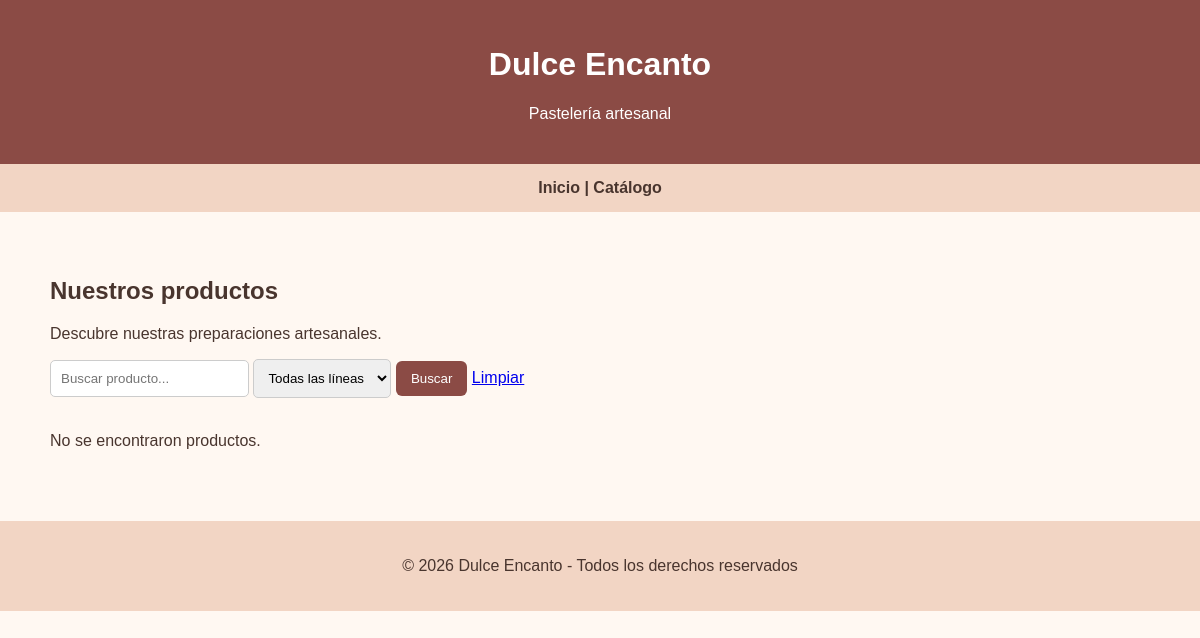
/, run on an earlier commit of the app's database.
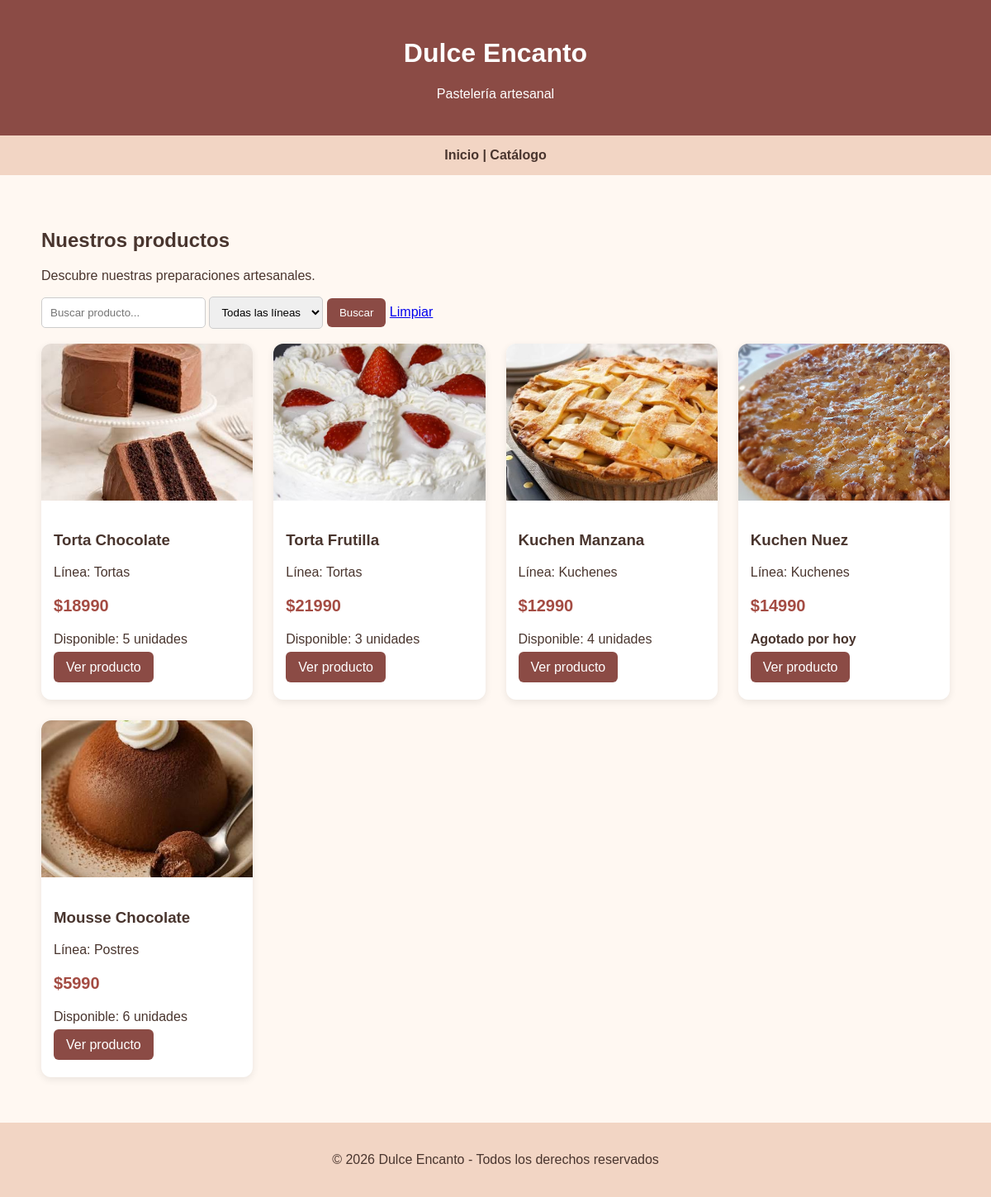
And on a later commit of the database.
### pasteleria/models.py (models this page shows, shortened)
class Producto(models.Model):
    linea = models.ForeignKey(Linea, on_delete=models.CASCADE, related_name='productos')
    nombre = models.CharField(max_length=150)
    descripcion = models.TextField()
    imagen = models.ImageField(upload_to='productos/')
    precio = models.DecimalField(max_digits=10, decimal_places=0)
    porciones = models.PositiveIntegerField()
    apto_celiacos = models.BooleanField(default=False)
    stock = models.PositiveIntegerField(default=0)
    disponible = models.BooleanField(default=True)

class Linea(models.Model):
    nombre = models.CharField(max_length=100, unique=True)

### pasteleria/views.py (the view)
# urls.py: path('', views.catalogo, name='catalogo'),
def catalogo(request):
    productos = Producto.objects.filter(
        disponible=True
    ).select_related('linea')
    busqueda = request.GET.get('q', '').strip()
    linea_id = request.GET.get('linea', '').strip()
    if busqueda:
        productos = productos.filter(
            nombre__icontains=busqueda
        )
    if linea_id:
        productos = productos.filter(
            linea_id=linea_id
        )
    lineas = Linea.objects.all().order_by('nombre')
    contexto = {
        'productos': productos,
        'lineas': lineas,
        'busqueda': busqueda,
        'linea_seleccionada': linea_id,
    }
    return render(
        request,
        'pasteleria/catalogo.html',
        contexto
    )

### pasteleria/templates/pasteleria/catalogo.html (shortened to what this page needs)
{% extends 'pasteleria/base.html' %}
{% block contenido %}
<h2>Nuestros productos</h2>
<p>Descubre nuestras preparaciones artesanales.</p>
<form method="GET">
    <input
        type="text"
        name="q"
        placeholder="Buscar producto..."
        value="{{ busqueda }}"
    >
    <select name="linea">
        <option value="">Todas las líneas</option>
    </select>
    <button type="submit">Buscar</button>
    <a href="{% url 'catalogo' %}">Limpiar</a>
</form>
<br>
<div class="productos">
    {% for producto in productos %}
        <div class="tarjeta">
            <img
                src="{{ producto.imagen.url }}"
                alt="{{ producto.nombre }}"
            >
            <div class="contenido">
                <h3>{{ producto.nombre }}</h3>
                <p>Línea: {{ producto.linea.nombre }}</p>
                <p class="precio">
                    ${{ producto.precio }}
                </p>
                {% if producto.stock > 0 %}
                    <p>Disponible: {{ producto.stock }} unidades</p>
                    <a
                        class="boton"
                        href="{% url 'detalle_producto' producto.id %}"
                    >
                        Ver producto
                    </a>
                {% else %}
                    <p><strong>Agotado por hoy</strong></p>
                    <a
                        class="boton"
                        href="{% url 'detalle_producto' producto.id %}"
                    >
                        Ver producto
                    </a>
                {% endif %}
            </div>
        </div>
    {% empty %}
        <p>No se encontraron productos.</p>
    {% endfor %}
</div>
{% endblock %}

### pasteleria/templates/pasteleria/base.html (shortened to what this page needs)
<!DOCTYPE html>
<html lang="es">
<head>
</head>
<body>
    <header>
        <h1>Dulce Encanto</h1>
        <p>Pastelería artesanal</p>
    </header>
    <nav>
        <a href="{% url 'catalogo' %}">Inicio | Catálogo</a>
    </nav>
    <main>
        {% block contenido %}
        {% endblock %}
    </main>
    <footer>
        <p>© 2026 Dulce Encanto - Todos los derechos reservados</p>
    </footer>
</body>
</html>

### pasteleria/templates/pasteleria/base.html (style rules this page uses)
body { margin: 0; font-family: Arial, sans-serif; background-color: #fff8f2; color: #49352e; }
header { background-color: #8b4b45; color: white; padding: 25px; text-align: center; }
nav { background-color: #f2d5c4; padding: 15px; text-align: center; }
nav a { color: #49352e; text-decoration: none; font-weight: bold; }
main { max-width: 1100px; margin: 30px auto; padding: 15px; }
.productos { display: grid; grid-template-columns: repeat(auto-fit, minmax(230px, 1fr)); gap: 25px; }
.tarjeta { background-color: white; border-radius: 12px; overflow: hidden; box-shadow: 0 3px 10px #00000015; padding-bottom: 15px; }
.tarjeta img { width: 100%; height: 190px; object-fit: cover; }
.contenido { padding: 15px; }
.precio { color: #a44c43; font-size: 20px; font-weight: bold; }
button, .boton { background-color: #8b4b45; color: white; padding: 10px 15px; border: none; border-radius: 6px; cursor: pointer; text-decoration: none; }
input, select { padding: 10px; border: 1px solid #ccc; border-radius: 5px; }
footer { text-align: center; padding: 20px; background-color: #f2d5c4; margin-top: 40px; }

What changed in the data, as far as the page shows it:
added Producto: imagen (picture), nombre "Torta Chocolate", linea.nombre "Tortas", precio "18990", stock "5"
added Producto: imagen (picture), nombre "Torta Frutilla", linea.nombre "Tortas", precio "21990", stock "3"
added Producto: imagen (picture), nombre "Kuchen Manzana", linea.nombre "Kuchenes", precio "12990", stock "4"
added Producto: imagen (picture), nombre "Kuchen Nuez", linea.nombre "Kuchenes", precio "14990", stock "Agotado por hoy"
added Producto: imagen (picture), nombre "Mousse Chocolate", linea.nombre "Postres", precio "5990", stock "6"
Also different on the page:
text no longer shown: "No se encontraron productos."
